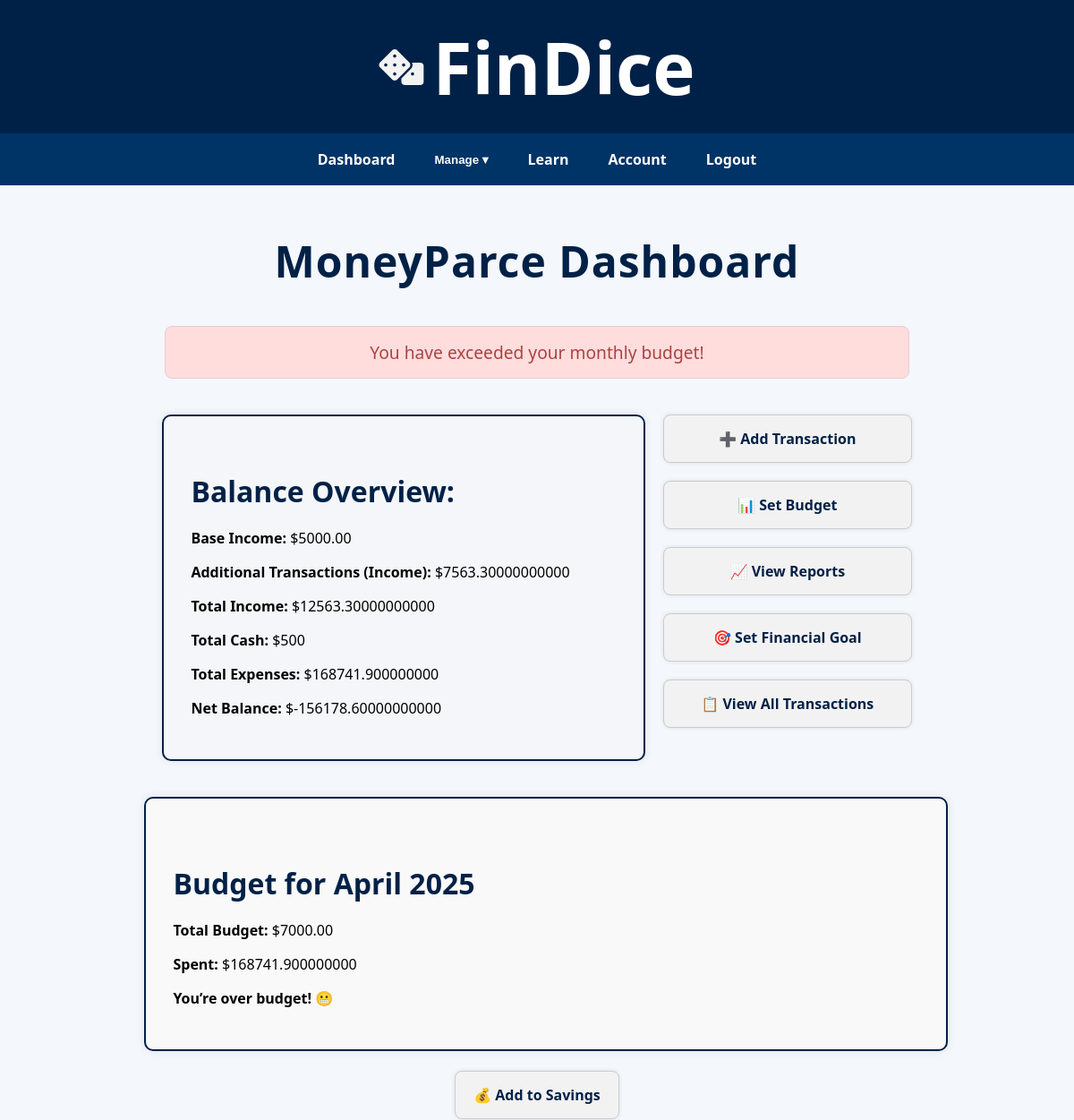
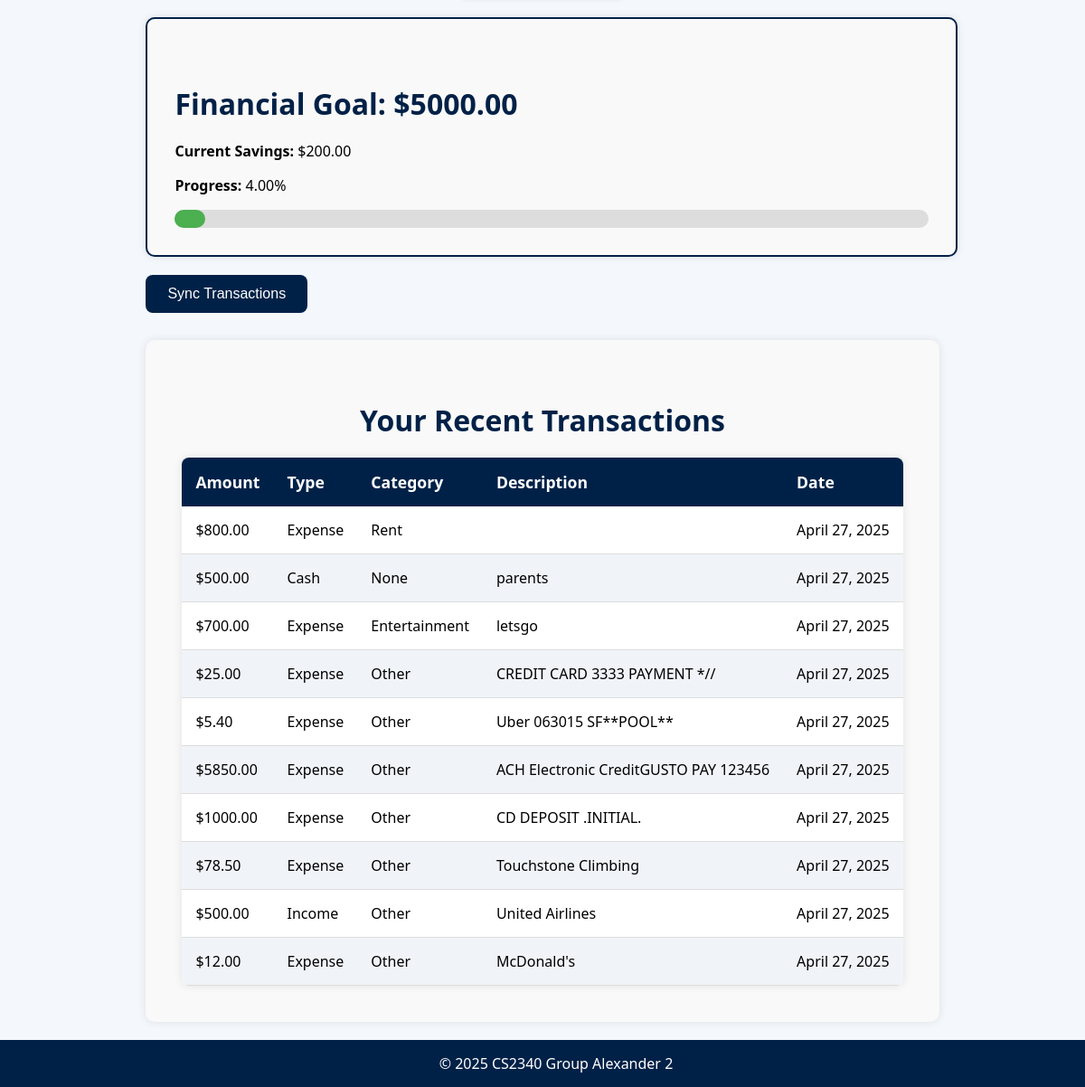
The page /dashboard/ (signed in) on the database its author committed (2 pictures, top to bottom).
### core/models.py (models this page shows, shortened)
class UserProfile(models.Model):
    user = models.ForeignKey(User, on_delete=models.CASCADE)
    income = models.DecimalField(max_digits=10, decimal_places=2)
    bank_access_token = models.TextField(blank=True, null=True)

class Budget(models.Model):
    user = models.ForeignKey(User, on_delete=models.CASCADE)
    month = models.DateField()
    amount = models.DecimalField(max_digits=10, decimal_places=2)

class FinancialGoal(models.Model):
    user = models.OneToOneField(User, on_delete=models.CASCADE)
    target_amount = models.DecimalField(max_digits=10, decimal_places=2)
    current_savings = models.DecimalField(max_digits=10, decimal_places=2, default=0)
    created_at = models.DateTimeField(auto_now_add=True)
    def get_progress_percentage(self):
        if self.target_amount == 0:
            return 0
        return (self.current_savings / self.target_amount) * 100

class Transaction(models.Model):
    TRANSACTION_TYPES = [
        ('income', 'Income'),
        ('expense', 'Expense'),
        ('cash', 'Cash'),
    ]
    CATEGORY_CHOICES = [
        ('food', 'Food'),
        ('rent', 'Rent'),
        ('entertainment', 'Entertainment'),
        ('other', 'Other'),
    ]
    user = models.ForeignKey(User, on_delete=models.CASCADE)
    amount = models.DecimalField(max_digits=10, decimal_places=2)
    type = models.CharField(max_length=10, choices=TRANSACTION_TYPES)
    category = models.CharField(
        max_length=20,
        choices=CATEGORY_CHOICES,
        blank=True,
        null=True
    )
    description = models.TextField(blank=True)
    date = models.DateField(auto_now_add=True)

### core/views.py (the view)
# urls.py: path('dashboard/', views.dashboard, name='dashboard'),
@login_required
def dashboard(request):
    user = request.user
    if user.is_staff or user.is_superuser:
        base_income = 0
        profile = None
    else:
        profile, created = UserProfile.objects.get_or_create(user=user, defaults={'income': 0})
        base_income = profile.income
    recent_transactions = Transaction.objects.filter(user=user).order_by('-date')[:10]
    logged_income = Transaction.objects.filter(user=user, type='income').aggregate(Sum('amount'))['amount__sum'] or 0
    expense_total = Transaction.objects.filter(user=user, type='expense').aggregate(Sum('amount'))['amount__sum'] or 0
    cash_total = Transaction.objects.filter(user=user, type='cash').aggregate(Sum('amount'))['amount__sum'] or 0
    total_income = base_income + logged_income
    net_total = total_income - expense_total
    today = date.today()
    current_month = date(today.year, today.month, 1)
    budget = Budget.objects.filter(
        user=user,
        month__year=today.year,
        month__month=today.month
    ).first()
    monthly_expenses = Transaction.objects.filter(
        user=user, type='expense',
        date__year=today.year,
        date__month=today.month
    ).aggregate(Sum('amount'))['amount__sum'] or 0
    budget_left = budget.amount - monthly_expenses if budget else None
    try:
        financial_goal = FinancialGoal.objects.get(user=request.user)
    except FinancialGoal.DoesNotExist:
        financial_goal = None
    budget_warning = None
    if budget:
        budget_usage_percentage = (monthly_expenses / budget.amount) * 100
        if budget_usage_percentage >= 100:
            budget_warning = "You have exceeded your monthly budget!"
        elif budget_usage_percentage >= 80:
            budget_warning = "You are nearing your monthly budget (over 80% used)!"
    return render(request, 'dashboard.html', {
        'base_income': base_income,
        'logged_income': logged_income,
        'total_income': total_income,
        'expense_total': expense_total,
        'net_total': net_total,
        'cash_total': cash_total,
        'recent_transactions': recent_transactions,
        'budget': budget,
        'budget_left': budget_left,
        'monthly_expenses': monthly_expenses,
        'financial_goal': financial_goal,
        'budget_warning': budget_warning,
    })

### Templates/dashboard.html (shortened to what this page needs)
{% extends 'base.html' %}
{% block content %}
  <h1 class="dashboard-title">MoneyParce Dashboard</h1>
  {% if budget_warning %}
    <div style="background-color: #ffdddd; color: #a94442; padding: 15px; margin: 20px auto; border: 1px solid #ebccd1; border-radius: 8px; max-width: 800px; text-align: center; font-size: 1.2rem;">
      {{ budget_warning }}
    </div>
  {% endif %}
  <div style="display: flex; justify-content: space-between; padding: 20px; gap: 20px;">
    <div style="border: 2px solid #002147; padding: 30px; width: 60%; border-radius: 10px; background-color: #f4f6f9; box-shadow: 0 0 10px rgba(0,0,0,0.1);">
      <h3 class="section-title">Balance Overview:</h3>
      <p><strong>Base Income:</strong> ${{ base_income }}</p>
      <p><strong>Additional Transactions (Income):</strong> ${{ logged_income }}</p>
      <p><strong>Total Income:</strong> ${{ total_income }}</p>
      <p><strong>Total Cash:</strong> ${{ cash_total }}</p>
      <p><strong>Total Expenses:</strong> ${{ expense_total }}</p>
      <p><strong>Net Balance:</strong> ${{ net_total }}</p>
    </div>
    <div style="display: flex; flex-direction: column; gap: 20px; width: 35%;">
      <a href="{% url 'add_transaction' %}" class="dashboard-button">➕ Add Transaction</a>
      <a href="{% url 'set_budget' %}" class="dashboard-button">📊 Set Budget</a>
      <a href="{% url 'view_reports' %}" class="dashboard-button">📈 View Reports</a>
      <a href="{% url 'set_financial_goal' %}" class="dashboard-button">🎯 Set Financial Goal</a>
      <a href="{% url 'view_transactions' %}" class="dashboard-button">📋 View All Transactions</a>
    </div>
  </div>
  {% if budget %}
    <div style="border: 2px solid #002147; border-radius: 10px; padding: 30px; margin-top: 20px; background-color: #f9f9f9; width: 100%; max-width: 95%; box-shadow: 0 0 10px rgba(0,0,0,0.1);">
      <h4 class="section-title">Budget for {{ budget.month|date:"F Y" }}</h4>
      <p><strong>Total Budget:</strong> ${{ budget.amount }}</p>
      <p><strong>Spent:</strong> ${{ monthly_expenses }}</p>
      {% if budget_left > 0 %}
        <p><strong>Remaining:</strong> ${{ budget_left }}</p>
      {% else %}
        <p><strong>You’re over budget!</strong> 😬</p>
      {% endif %}
    </div>
  {% else %}
    <div style="border: 2px solid #FFD700; border-radius: 10px; padding: 30px; margin-top: 20px; background-color: #fff3cd; width: 100%; max-width: 95%; box-shadow: 0 0 10px rgba(0,0,0,0.1);">
      <p>No budget set for this month. <a href="{% url 'set_budget' %}"><strong>Set one now.</strong></a></p>
    </div>
  {% endif %}
    <br>
<div style="display: flex; flex-direction: column; gap: 20px; width: 35%; justify-content: center; align-items: center; text-align: center; margin: 0 auto;">
  <a href="{% url 'add_to_savings' %}" class="dashboard-button">💰 Add to Savings</a>
</div>
    {% if financial_goal %}
  <div style="border: 2px solid #002147; border-radius: 10px; padding: 30px; margin-top: 20px; background-color: #f9f9f9; width: 100%; max-width: 95%; box-shadow: 0 0 10px rgba(0,0,0,0.1);">
    <h4 class="section-title">Financial Goal: ${{ financial_goal.target_amount }}</h4>
    <p><strong>Current Savings:</strong> ${{ financial_goal.current_savings }}</p>
    <p><strong>Progress:</strong> {{ financial_goal.get_progress_percentage }}%</p>
    <div style="background-color: #ddd; border-radius: 10px; height: 20px; width: 100%; margin-top: 10px;">
      <div class="progress-bar" style="width: {{ financial_goal.get_progress_percentage|default:0 }}%;"></div>
    </div>
  </div>
{% else %}
  <p class="empty-message">You haven't set a financial goal yet. <a href="{% url 'set_financial_goal' %}"><strong>Set one now!</strong></a></p>
{% endif %}
    <form method="post" action="{% url 'fetch_transactions' %}">
  <button type="submit" class="sync-button"> Sync Transactions</button>
</form>
  <div class="transactions-container">
    <h2 class="section-title">Your Recent Transactions</h2>
    {% if recent_transactions %}
      <table class="transaction-table">
        <thead>
          <tr>
            <th>Amount</th>
            <th>Type</th>
            <th>Category</th>
            <th>Description</th>
            <th>Date</th>
          </tr>
        </thead>
        <tbody>
          {% for transaction in recent_transactions %}
            <tr>
              <td>${{ transaction.amount }}</td>
              <td>{{ transaction.get_type_display }}</td>
              <td>{{ transaction.get_category_display }}</td>
              <td>{{ transaction.description }}</td>
              <td>{{ transaction.date }}</td>
            </tr>
          {% endfor %}
        </tbody>
      </table>
    {% else %}
      <p class="empty-message">You haven’t added any transactions yet.</p>
    {% endif %}
  </div>
{% endblock %}

### Templates/base.html (style rules this page uses)
body { font-family: 'Segoe UI', Tahoma, Geneva, Verdana, sans-serif; background-color: #f4f7fc; margin: 0; padding: 0; box-sizing: border-box; display: flex; flex-direction: column; height: 100vh; }

### Templates/dashboard.html (style rules this page uses)
.sync-button { background-color: #002147; color: white; border: none; padding: 12px 24px; border-radius: 8px; font-size: 16px; cursor: pointer; margin-top: 20px; transition: background 0.3s; }
.dashboard-title { text-align: center; color: #002147; font-size: 3rem; font-weight: bold; margin-bottom: 40px; letter-spacing: 1px; }
.section-title { font-size: 2rem; color: #002147; margin-bottom: 20px; font-weight: bold; }
.dashboard-button { background-color: #f2f2f2; padding: 15px 20px; border-radius: 8px; border: 1px solid #ccc; text-decoration: none; color: #002147; text-align: center; font-weight: bold; transition: background-color 0.2s; box-shadow: 0 0 5px rgba(0,0,0,0.1); }
.transactions-container { padding: 40px; font-family: 'Segoe UI', sans-serif; background-color: #f9f9f9; border-radius: 10px; box-shadow: 0 0 10px rgba(0,0,0,0.1); margin-top: 30px; }
h2 { text-align: center; color: #002147; font-size: 2.5rem; margin-bottom: 30px; }
.transaction-table { width: 100%; border-collapse: collapse; font-size: 1.2rem; background-color: #fff; box-shadow: 0 0 10px rgba(0,0,0,0.1); border-radius: 8px; overflow: hidden; }
.transaction-table th { background-color: #002147; color: white; padding: 15px; text-align: left; font-size: 1.1rem; }
.transaction-table td { padding: 15px; border-bottom: 1px solid #ddd; font-size: 1rem; }
.transaction-table tr:nth-child(even) { background-color: #f0f4f8; }
.progress-bar { background-color: #4caf50; height: 100%; border-radius: 10px; }

### rows shown on the page
UserProfile: income "5000.00"
Budget: month "April 2025", amount "7000.00"
FinancialGoal: target_amount "5000.00", current_savings "200.00", get_progress_percentage "4.00"

### other values the page prints
{{ budget_warning }} "You have exceeded your monthly budget!"
{{ logged_income }} "7563.30000000000"
{{ total_income }} "12563.30000000000"
{{ cash_total }} "500"
{{ expense_total }} "168741.900000000"
{{ net_total }} "-156178.60000000000"
{{ monthly_expenses }} "168741.900000000"
